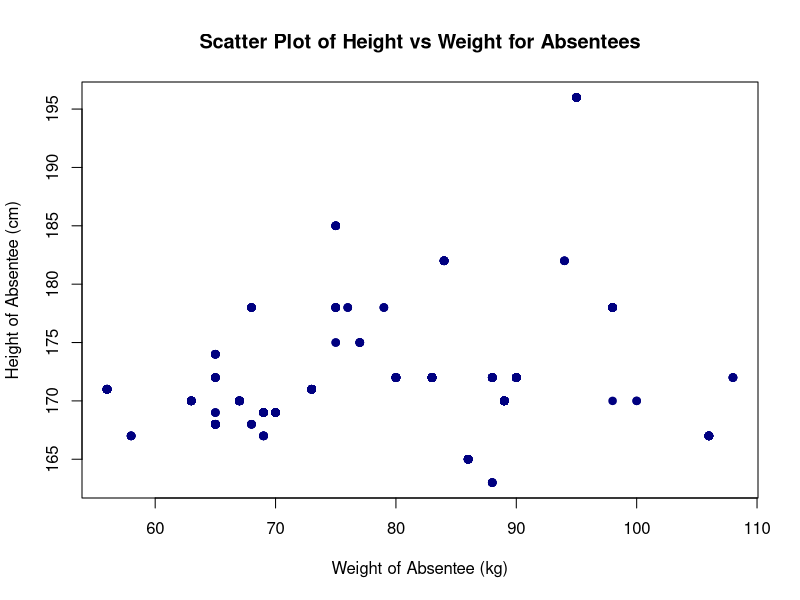
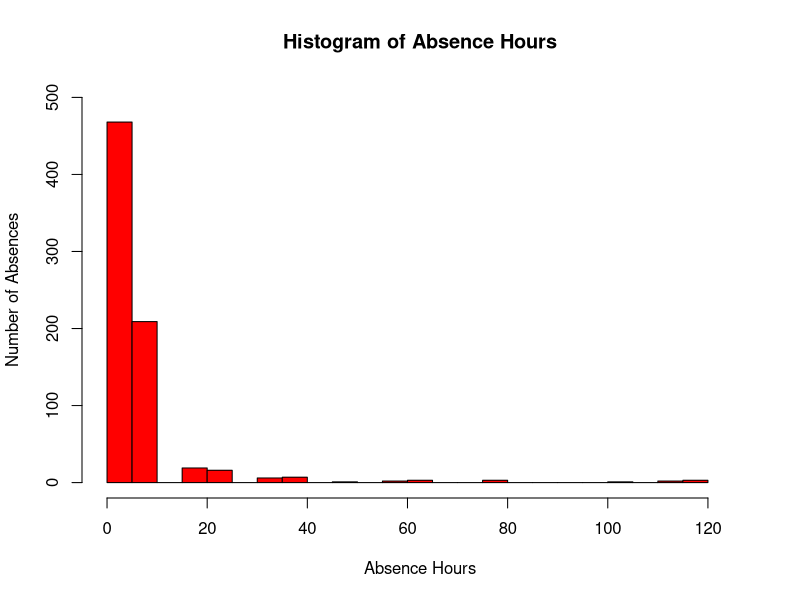
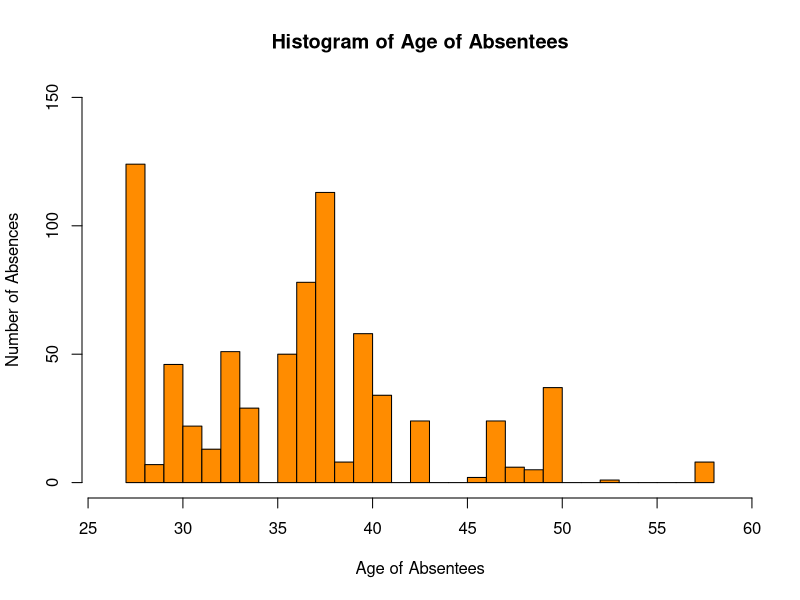
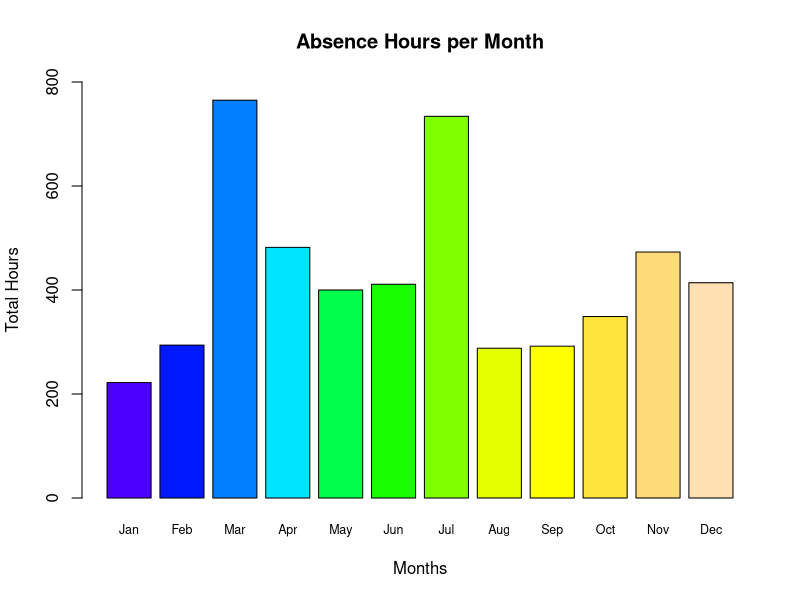
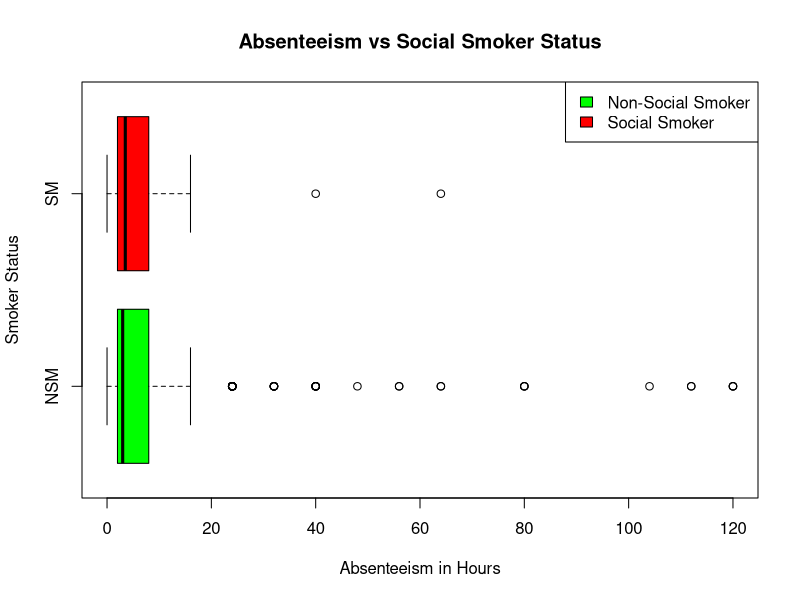
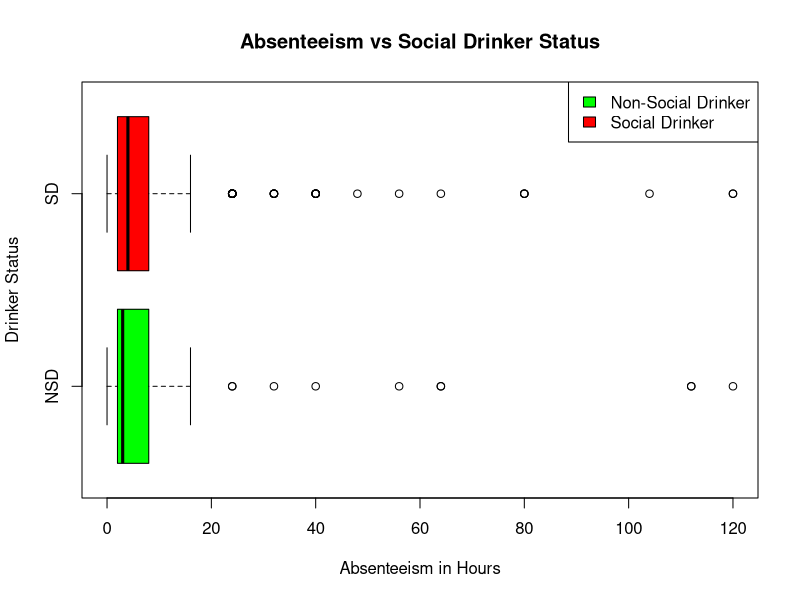

The R script that drew these images, in order:
## ---- chunk 1
getwd()
df = read.csv("Absenteeism_at_work.csv", sep=";", header=TRUE)
library(dplyr)
## ---- chunk 2
x = df$Weight #Assign weight to x-axis
y = df$Height #Assign height to y-axis
plot(x, y, col="navyblue", pch=19 , #Set data to plot, color, and point style
     xlab="Weight of Absentee (kg)", ylab="Height of Absentee (cm)", #Set labels
     main="Scatter Plot of Height vs Weight for Absentees") #Set title
## ---- chunk 3
hours = df$Absenteeism.time.in.hours #Store hours
hist(hours, breaks=sqrt(length(hours)), col="red", #Set histogram information
     xlim=c(0,125), ylim=c(0,500), #Set limits
     xlab="Absence Hours", ylab="Number of Absences", #Set labels
     main="Histogram of Absence Hours") #Set title
## ---- chunk 4
age = df$Age #Store age
hist(age, breaks=sqrt(length(age)), col="darkorange", #Set histogram information
     xlim=c(min(age)-1, max(age)+1), ylim=c(0,150), #Set limits
     xlab="Age of Absentees", ylab="Number of Absences", #Set labels
     main="Histogram of Age of Absentees") #Set title
## ---- chunk 5
hrspmTibble = group_by(df, Month.of.absence) %>% #Group by month
  summarise(Absenteeism.time.in.hours = sum(Absenteeism.time.in.hours)) #Summarize hours by month
hrs = hrspmTibble$Absenteeism.time.in.hours[-c(1)] #Create vector of hours by month
barplot(hrs, col=topo.colors(length(hrs)), #Set bar plot information
        main="Absence Hours per Month", ylim=c(0, 800), #Set title and limits
        names.arg=c("Jan", "Feb", "Mar", "Apr", "May", "Jun", #Label bars
                   "Jul", "Aug", "Sep", "Oct", "Nov", "Dec"),
        cex.names=0.75, xlab="Months", ylab="Total Hours") #Set labels
## ---- chunk 6
status = recode_factor(df$Social.smoker, '0'="NSM",'1'="SM") #Encode smoker status
boxplot(df$Absenteeism.time.in.hours ~ status, horizontal=T, #Set box plot information
        ylab="Smoker Status", xlab="Absenteeism in Hours", #Set labels
        main="Absenteeism vs Social Smoker Status", #Set title
        col=c("green", "red")) #Set box colors
legend("topright", legend=c("Non-Social Smoker", "Social Smoker"), #Create legend
       fill=c("green", "red"))
## ---- chunk 7
drinkStatus = recode_factor(df$Social.drinker, #Encode drinker status
                            '0'="NSD", '1'="SD")
boxplot(df$Absenteeism.time.in.hours ~ drinkStatus, horizontal=T, #Set bar plot information
        ylab="Drinker Status", xlab="Absenteeism in Hours", #Set labels
        main="Absenteeism vs Social Drinker Status", #Set titles
        col=c("green", "red")) #Set box colors
legend("topright", legend=c("Non-Social Drinker", "Social Drinker"), #Create legend
       fill=c("green", "red"))
